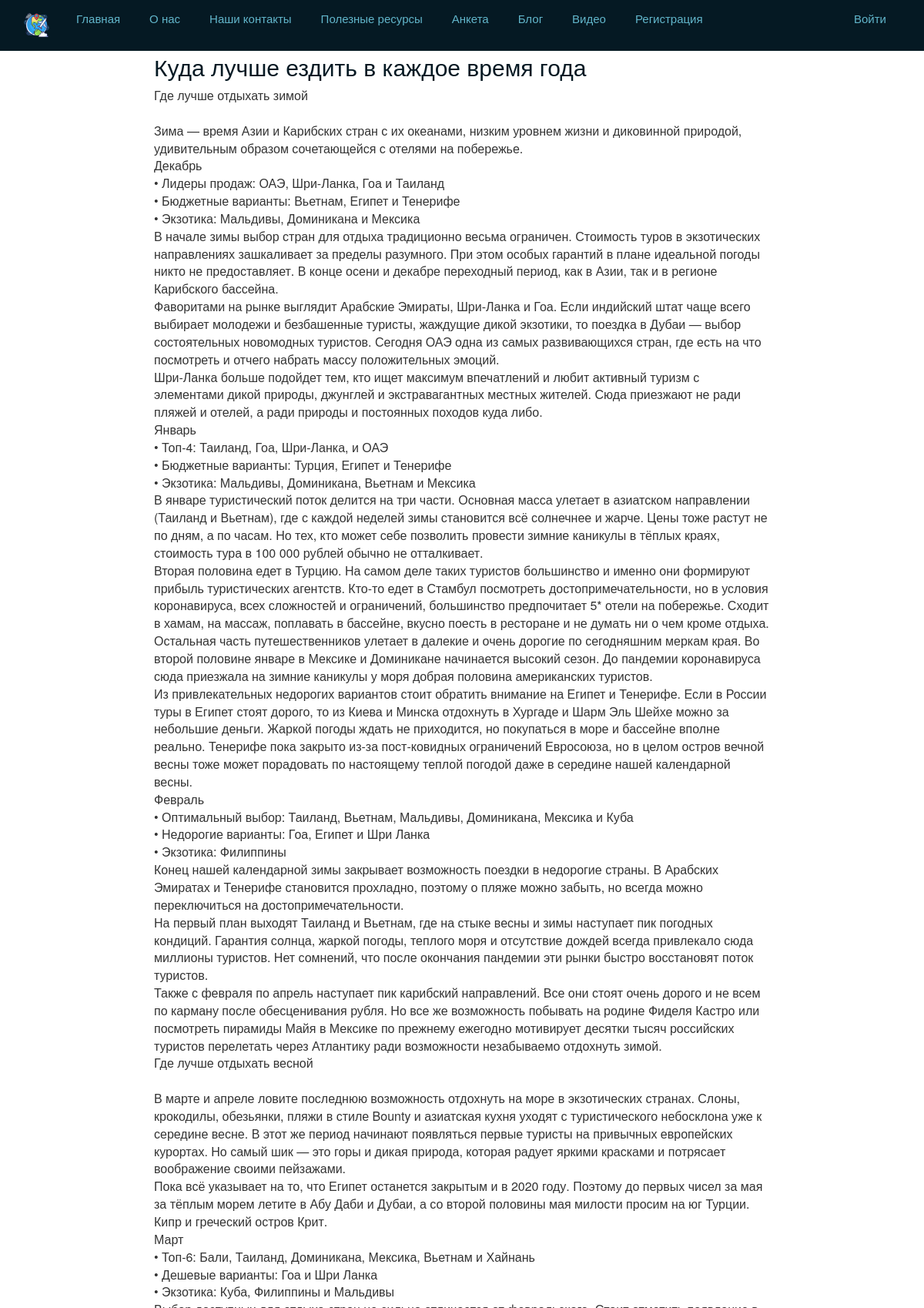
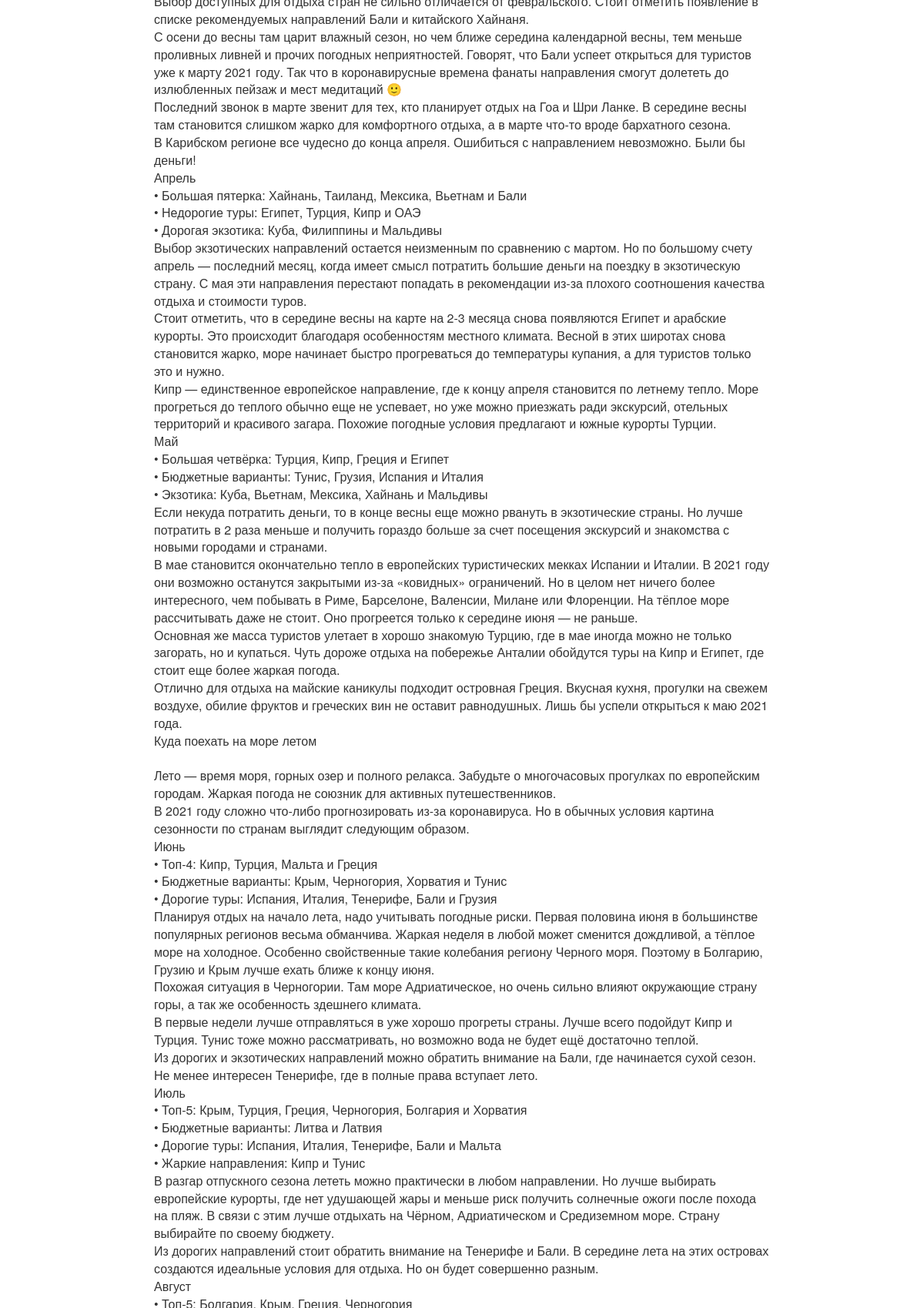
The page /blogpost/3/ (upper part) on the database its author committed (2 pictures, top to bottom).
### app/models.py (models this page shows, shortened)
class Blog(models.Model):
    title = models.CharField(max_length=100, unique=True, verbose_name="Заголовок")
    description = models.TextField(verbose_name="Краткое содержание")
    content = models.TextField(verbose_name="Полное содержание")
    posted = models.DateTimeField(default=datetime.now, db_index=True, verbose_name="Опубликована")
    author = models.ForeignKey(User, null=True, blank=True, on_delete=models.SET_NULL, verbose_name="Автор")
    image = models.FileField(default='temp.jpg', verbose_name="Путь к картинке")
    class Meta:
        ordering = ["-posted"]
        verbose_name = "статья блога"
        verbose_name_plural = "статьи блога"

### app/views.py (the view)
# urls.py: path('blogpost/<int:parametr>/', views.blogpost, name='blogpost'),
def blogpost(request, parametr):
    assert isinstance(request, HttpRequest)
    post_1 = Blog.objects.get(id=parametr)  # запрос на выбор конкретной статьи по параметру
    comments = Comment.objects.filter(post=parametr)
    if request.method == "POST":  # после отправки данных формы на сервер методом POST
        form = CommentForm(request.POST)
        if form.is_valid():
            comment_f = form.save(commit=False)
            comment_f.author = request.user  # добавляем автора комментария
            comment_f.date = datetime.now()  # добавляем текущую дату
            comment_f.post = Blog.objects.get(id=parametr)  # добавляем статью, для которой данный комментарий
            comment_f.save()  # сохраняем комментарий
            return redirect('blogpost', parametr=post_1.id) # переадресация на ту же страницу статьи после отправки комментария
    else:
        form = CommentForm()  # создание формы для ввода комментария
    return render(request, 'app/blogpost.html', {
        'post_1': post_1,  # передача конкретной статьи в шаблон веб-страницы
        'comments': comments,  # передача комментариев в шаблон веб-страницы
        'form': form,  # передача формы в шаблон веб-страницы
        'year': datetime.now().year,
    }
    )

### app/templates/app/blogpost.html (shortened to what this page needs)
{% extends "app/layout.html" %}
{% block content %}
<div class="content">
    <h2>{{ post_1.title }}</h2>
    <p>{{ post_1.content|linebreaksbr }}</p>
    <br />
</div>
{% endblock %}

### app/static/app/content/site.css (style rules this page uses)
body { padding-top: 50px; padding-bottom: 20px; }

### app/templates/app/layout.html (style rules this page uses)
h1, h2, h3 { color: #051923; }
p { font-size: 16px; }

### app/templates/app/blogpost.html (style rules this page uses)
.content { max-width: 800px; margin: 20px auto; }

### rows shown on the page
Blog: title "Куда лучше ездить в каждое время года", content "Где лучше отдыхать зимой Зима — время Азии и Карибских стран с их океанами, низким уровнем жизни и диковинной природой, удивительным образом сочетающейся с отелями на побережье. Декабрь • Лидеры продаж: ОАЭ, Шри-Ланка, Гоа и Таиланд • Бюджетные варианты: Вьетнам, Египет и Тенерифе • Экзотика: Мальдивы, Доминикана и Мексика В начале зимы выбор стран для отдыха традиционно весьма ограничен. Стоимость туров в экзотических направлениях зашкаливает за пределы разумного. При этом особых гарантий в плане идеальной погоды никто не предоставляет. В конце осени и декабре переходный период, как в Азии, так и в регионе Карибского бассейна. Фаворитами на рынке выглядит Арабские Эмираты, Шри-Ланка и Гоа.…"
